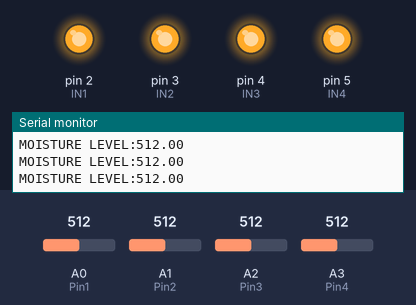
Bench run of a sketch on a simulated Arduino Uno, built with avr-gcc and run on an emulated ATmega328P. On the bench: output pins drawn as LEDs (lit = HIGH), the last lines printed to the serial monitor. The inputs (shaded band) are chosen by the test bench; at power-on: A0 (Pin1) = 512, A1 (Pin2) = 512, A2 (Pin3) = 512, A3 (Pin4) = 512.

Above: at 1.7 s.
1.8 s: A0 (Pin1) set to 744
3.7 s: A0 (Pin1) set to 765
At 5.6 s:
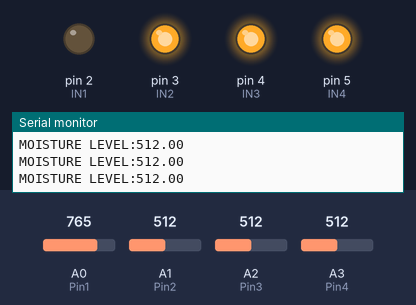
6.1 s: A1 (Pin2) set to 743
7.9 s: A1 (Pin2) set to 766
At 9.5 s:
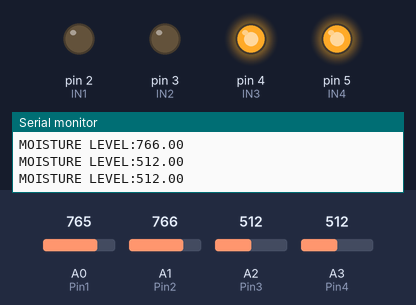
10.2 s: A2 (Pin3) set to 743
12.0 s: A2 (Pin3) set to 767
At 13.4 s:
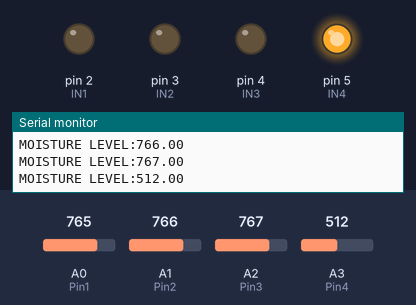
Timing chart, 0 to 15.0 s (numbered marks = the images above; inputs shaded):
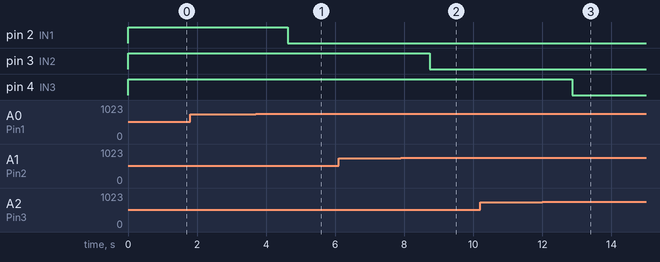

Measured:
- the behaviour switches between 750 and 751 on A0 (Pin1) (found by bisection; images 0 and 1)
- the behaviour switches between 750 and 751 on A1 (Pin2) (found by bisection; images 1 and 2)
- the behaviour switches between 750 and 751 on A2 (Pin3) (found by bisection; images 2 and 3)
- after the input at 3.7 s, pin 2 (IN1): HIGH → LOW after 0.92 s
- after the input at 7.9 s, pin 3 (IN2): HIGH → LOW after 0.84 s
- after the input at 12.0 s, pin 4 (IN3): HIGH → LOW after 0.87 s

The sketch:

Watering_system_main_file.ino
```cpp
int IN1 = 2;
int IN2 = 3;
int IN3 = 4;
int IN4 = 5;

int Pin1 = A0;
int Pin2 = A1;
int Pin3 = A2;
int Pin4 = A3;

float value1 = 0;
float value2 = 0;
float value3 = 0;
float value4 = 0;
void setup() {
  Serial.begin(9600);
  pinMode(IN1, OUTPUT);
  pinMode(IN2, OUTPUT);
  pinMode(IN3, OUTPUT);
  pinMode(IN4, OUTPUT);

  pinMode(Pin1, INPUT);
  pinMode(Pin2, INPUT);
  pinMode(Pin3, INPUT);
  pinMode(Pin4, INPUT);

  digitalWrite(IN1, HIGH);
  digitalWrite(IN2, HIGH);
  digitalWrite(IN3, HIGH);
  digitalWrite(IN4, HIGH);
  delay(500);
}
void loop() {

  Serial.print("MOISTURE LEVEL:");
  value1 = analogRead(Pin1);
  Serial.println(value1);
  if (value1 > 750)
  {
    digitalWrite(IN1, LOW);
  }
  else
  {
    digitalWrite(IN1, HIGH);
  }

  Serial.print("MOISTURE LEVEL:");
  value2 = analogRead(Pin2);
  Serial.println(value2);
  if (value2 > 750)
  {
    digitalWrite(IN2, LOW);
  }
  else
  {
    digitalWrite(IN2, HIGH);
  }

  Serial.print("MOISTURE LEVEL:");
  value3 = analogRead(Pin3);
  Serial.println(value3);
  if (value3 > 750)
  {
    digitalWrite(IN3, LOW);
  }
  else
  {
    digitalWrite(IN3, HIGH);
  }

  Serial.print("MOISTURE LEVEL:");
  value4 = analogRead(Pin4);
  Serial.println(value4);
  if (value4 > 750)
  {
    digitalWrite(IN4, LOW);
  }
  else
  {
    digitalWrite(IN4, HIGH);
  }
  Serial.println();
  delay(1000);
}
```
